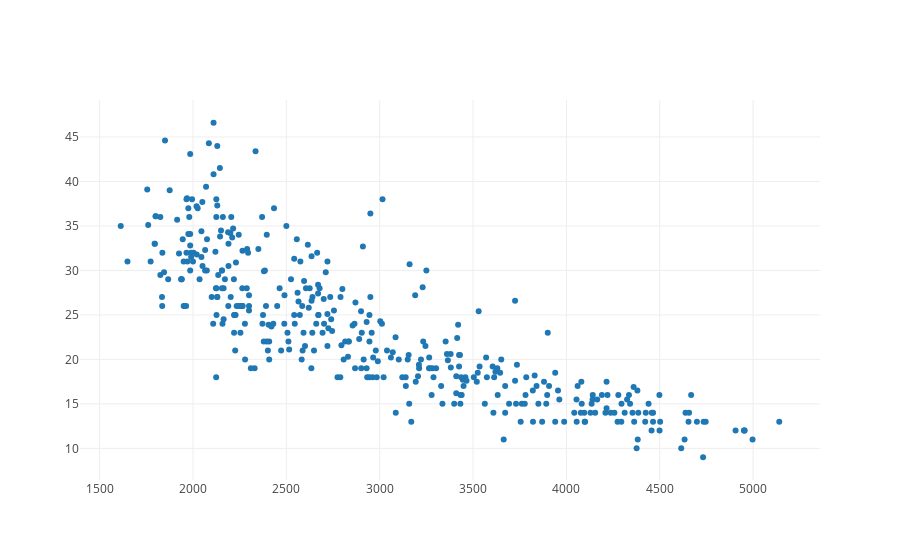

Notebook cell for this chart:
### Markdown cell above
<h4>How about the 'Weight' and 'MPG'?</h4>

### Code cell
trace = go.Scatter(x = dataframe['Weight'],
                   y = dataframe['MPG'],
                   mode = 'markers')
data = [trace]
py.iplot(data)

### Figure 1 — Plotly figure (JSON) as saved in the notebook; plotly's stock layout.template omitted (floating-point values rounded to 4 significant figures; data arrays with more than 128 entries replaced by an {"elided": "..."} marker saying what was removed)
{"data": [{"mode": "markers", "type": "scatter", "uid": "475f8ab4-ebfc-471f-9910-ab560cc34bc1", "x": {"elided": "392 int values"}, "y": {"elided": "392 float values"}}], "layout": {}}
